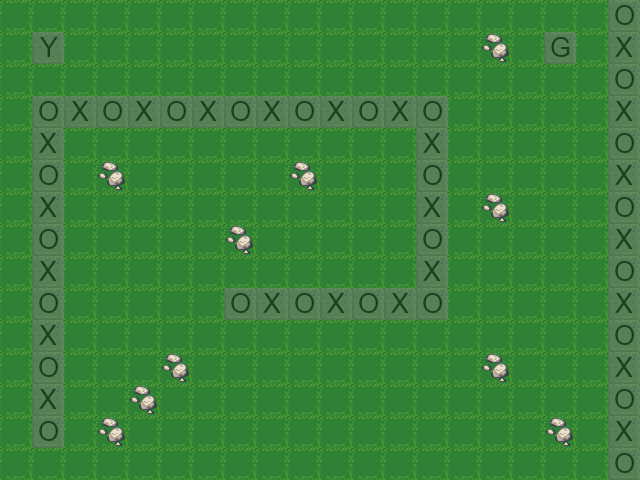

This is a level from a 2D game, rendered from its Tiled map with the project's own tilesets. A one-line summary and the map file follow, with tile-layer data summarised:
An orthogonal 20x15 tile map with 32x32 px tiles, 1 tile layer (Kachelebene 1).

<map version="1.0" orientation="orthogonal" width="20" height="15" tilewidth="32" tileheight="32">
 <tileset firstgid="1" name="tiles_test" tilewidth="32" tileheight="32">
  <image source="tiles_test.png" width="512" height="512" />
 </tileset>
 <layer name="Kachelebene 1" width="20" height="15">
  <data>[300 cells, 300 non-empty, 7 distinct tile ids]</data>
 </layer>
</map>
